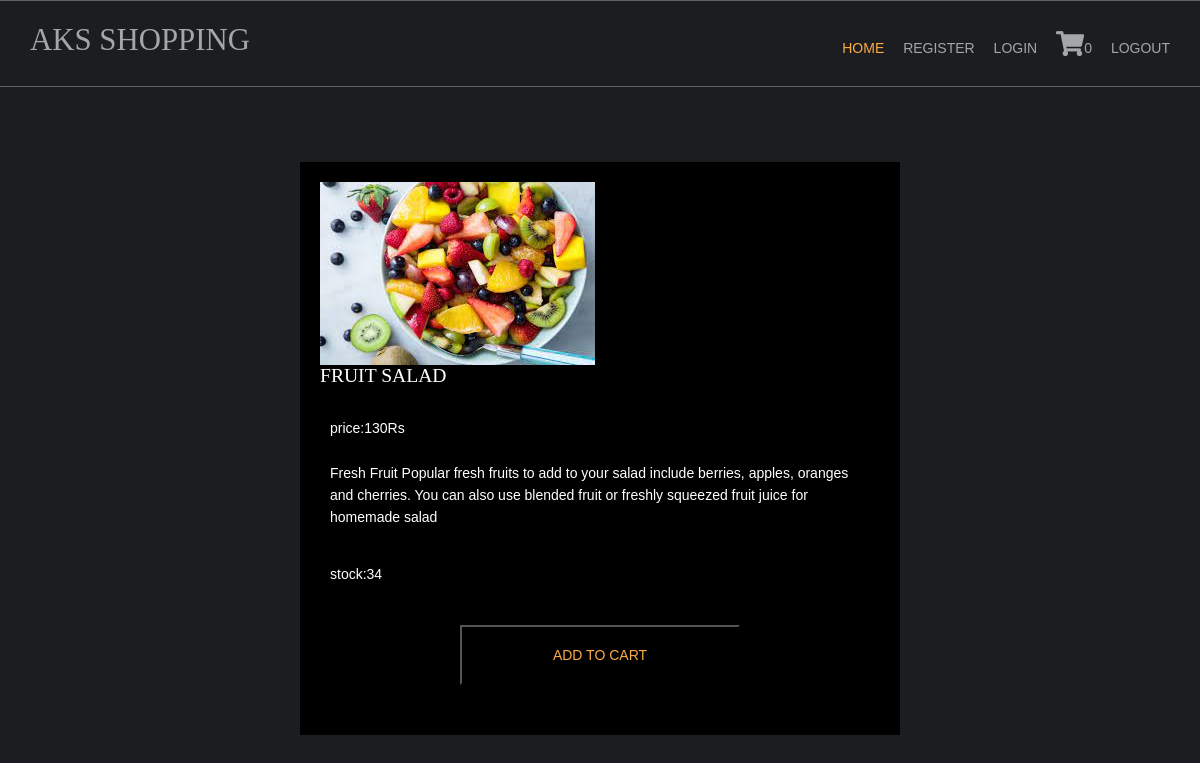
The page /fruit/fruit-salad on the database its author committed.
### shop/models.py (models this page shows, shortened)
class products(models.Model):
    name = models.CharField(max_length=250, unique=True)
    slug = models.SlugField(max_length=250, unique=True)
    img = models.ImageField(upload_to='product')
    desc = models.TextField()
    stock = models.IntegerField()
    available = models.BooleanField()
    price = models.IntegerField()
    category = models.ForeignKey(categ, on_delete=models.CASCADE)

### shop/views.py (the view)
# urls.py: path('<slug:c_slug>/<slug:product_slug>',views.prodDetails,name='details'),
def prodDetails(request, c_slug, product_slug):
    try:
        prod = products.objects.get(category__slug=c_slug, slug=product_slug)
    except Exception as e:
        raise e
    return render(request, 'item.html', {'pr': prod})

### cart/context_processor.py (called while the page is built)
def count(request):
    item_count=0;
    if 'admin' in request.path:
        return {}
    else:
        try:
            ct=cartlist.objects.filter(cart_id=c_id(request))
            cti=items.objects.all().filter(cart=ct[:1])
            for c in cti:
                item_count += c.quan
        except cartlist.DoesNotExists:
            item_count=0
        return dict(itc=item_count)

### cart/views.py (called while the page is built)
def c_id(request):
    ct_id = request.session.session_key
    if not ct_id:
        ct_id = request.session.create()
    return ct_id

### templates/item.html (shortened to what this page needs)
{% extends 'base.html' %}
{% load static %}
{% block content %}
<html lang="en" xmlns="http://www.w3.org/1999/html">
<head>
    <link href="{% static 'pr/fontawesome/css/all.min.css" rel="stylesheet' %}" />
    <link href="{% static 'pr/css/templatemo-comparto.css' %}" rel="stylesheet' %}" />
</head>
<body>
  <br><br>
    <div id="box5" class="box">
        <section class="tm-mb-1" id="about">
            <div class="tm-row tm-about-row">
                <div class="tm-section-1-l">
                    <img src="{{pr.img.url}}" alt="About image" class="tm-img-responsive">
                </div>
                <article class="tm-section-1-r tm-bg-color-8">
                    <h2 class="tm-mb-2 tm-title-color">{{pr.name}}</h2>
                    <p>  price:{{pr.price}}Rs<br><br>{{pr.desc}}</p>
                    <p >stock:{{pr.stock}}</p>
                    {% if pr.stock <= 0 %}
                        <h1 style="color:red"> Sorry, No stock available</h1>
                    {% else %}
                        <button id="box3" class="box"><a href="{% url 'addcart' pr.id %}" class="tm-btn tm-btn-1 tm-link-to-services">ADD TO CART</a></button>
                    {% endif %}
                </article>
            </div>
    </div>
</body>
</html>
{% endblock %}

### static/hm/layout/styles/layout.css (style rules this page uses)
*, *::before, *::after { transition:all .3s ease-in-out; }
body { color:#A5A6AA; background-color:#1C1D21; }
a { color:#FBAB45; }

### static/hm/layout/styles/framework.css (style rules this page uses)
html { overflow-y:scroll; overflow-x:hidden; }
html, body { margin:0; padding:0; font-size:14px; line-height:1.6em; }
*, *::before, *::after { box-sizing:border-box; }
a { outline:none; text-decoration:none; }
img { width:auto; max-width:100%; height:auto; margin:0; padding:0; border:none; line-height:normal; vertical-align:middle; }
body, input, textarea, select { font-family:Verdana, Geneva, sans-serif; }
h1, h2, h3, h4, h5, h6, .heading { font-family:Georgia, "Times New Roman", Times, serif; }
label, input, textarea, select, button { display:block; resize:none; outline:none; color:inherit; font-size:inherit; font-family:inherit; vertical-align:middle; }
::placeholder { opacity:1; }
h1, h2, h3, h4, h5, h6, .heading { margin:0 0 20px 0; font-size:1.4rem; line-height:normal; font-weight:normal; text-transform:uppercase; }
address, article, aside, figcaption, figure, footer, header, main, nav, section { display:block; margin:0; padding:0; }

### templates/item.html (style rules this page uses)
p { padding: 10px; }
.box { padding: 20px; width: 50%; margin: 30px auto; background: #000; color: #fff; }

### rows shown on the page
products: img (picture), name "FRUIT SALAD", price "130", desc "Fresh Fruit Popular fresh fruits to add to your salad include berries, apples, oranges and cherries. You can also use blended fruit or freshly squeezed fruit juice for homemade salad", stock "34"

### other values the page prints
{{ itc }} "0"
